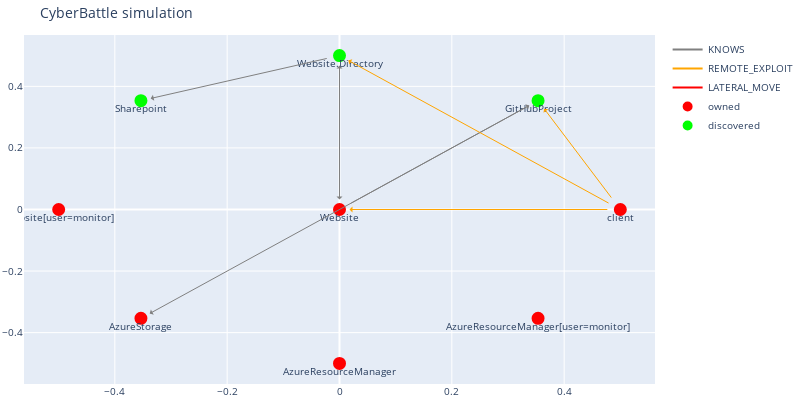

Notebook cell for this chart:
### Code cell
# 6 
outcome_mysqlleak = c2.run_remote_attack('client', 'Website.Directory', 'NavigateWebDirectoryFurther')
sharepoint_url = c2.run_remote_attack('client', 'Website.Directory', 'NavigateWebDirectory')
dbg.plot_discovered_network()

### Figure 1 — Plotly figure (JSON) as saved in the notebook; plotly's stock layout.template omitted (floating-point values rounded to 4 significant figures)
{"data": [{"line": {"color": "gray"}, "mode": "lines", "name": "KNOWS", "type": "scatter", "x": [0], "y": [0]}, {"line": {"color": "orange"}, "mode": "lines", "name": "REMOTE_EXPLOIT", "type": "scatter", "x": [0], "y": [0]}, {"line": {"color": "red"}, "mode": "lines", "name": "LATERAL_MOVE", "type": "scatter", "x": [0], "y": [0]}, {"hoverinfo": "text", "marker": {"color": "#D32F2E", "line": {"color": "rgb(255,0,0)", "width": 8}, "size": 5, "symbol": "circle-dot"}, "mode": "markers+text", "name": "owned", "text": ["Website", "Website[user=monitor]", "AzureStorage", "AzureResourceManager", "AzureResourceManager[user=monitor]", "client"], "textposition": "bottom center", "type": "scatter", "x": [0, -0.5, -0.3536, 5.962e-09, 0.3536, 0.5], "y": [0, -4.371e-08, -0.3536, -0.5, -0.3536, 8.742e-08]}, {"hoverinfo": "text", "marker": {"color": "#0e9d00", "line": {"color": "rgb(0,255,0)", "width": 8}, "size": 5, "symbol": "circle-dot"}, "mode": "markers+text", "name": "discovered", "text": ["GitHubProject", "Website.Directory", "Sharepoint"], "textposition": "bottom center", "type": "scatter", "x": [0.3536, -1.689e-07, -0.3536], "y": [0.3536, 0.5, 0.3536]}], "layout": {"annotations": [{"align": "center", "arrowcolor": "gray", "arrowhead": 1, "arrowsize": 1, "arrowwidth": 1, "ax": 0, "axref": "x", "ay": 0, "ayref": "y", "hovertext": "KNOWS", "opacity": 1, "showarrow": true, "standoff": 10, "startstandoff": 10, "x": 0.3536, "xref": "x", "y": 0.3536, "yref": "y"}, {"align": "center", "arrowcolor": "gray", "arrowhead": 1, "arrowsize": 1, "arrowwidth": 1, "ax": 0, "axref": "x", "ay": 0, "ayref": "y", "hovertext": "KNOWS", "opacity": 1, "showarrow": true, "standoff": 10, "startstandoff": 10, "x": -1.689e-07, "xref": "x", "y": 0.5, "yref": "y"}, {"align": "center", "arrowcolor": "gray", "arrowhead": 1, "arrowsize": 1, "arrowwidth": 1, "ax": -1.689e-07, "axref": "x", "ay": 0.5, "ayref": "y", "hovertext": "KNOWS", "opacity": 1, "showarrow": true, "standoff": 10, "startstandoff": 10, "x": 0, "xref": "x", "y": 0, "yref": "y"}, {"align": "center", "arrowcolor": "gray", "arrowhead": 1, "arrowsize": 1, "arrowwidth": 1, "ax": -1.689e-07, "axref": "x", "ay": 0.5, "ayref": "y", "hovertext": "KNOWS", "opacity": 1, "showarrow": true, "standoff": 10, "startstandoff": 10, "x": -0.3536, "xref": "x", "y": 0.3536, "yref": "y"}, {"align": "center", "arrowcolor": "gray", "arrowhead": 1, "arrowsize": 1, "arrowwidth": 1, "ax": 0.3536, "axref": "x", "ay": 0.3536, "ayref": "y", "hovertext": "KNOWS", "opacity": 1, "showarrow": true, "standoff": 10, "startstandoff": 10, "x": -0.3536, "xref": "x", "y": -0.3536, "yref": "y"}, {"align": "center", "arrowcolor": "orange", "arrowhead": 1, "arrowsize": 1, "arrowwidth": 1, "ax": 0.5, "axref": "x", "ay": 8.742e-08, "ayref": "y", "hovertext": "REMOTE_EXPLOIT", "opacity": 1, "showarrow": true, "standoff": 10, "startstandoff": 10, "x": 0, "xref": "x", "y": 0, "yref": "y"}, {"align": "center", "arrowcolor": "orange", "arrowhead": 1, "arrowsize": 1, "arrowwidth": 1, "ax": 0.5, "axref": "x", "ay": 8.742e-08, "ayref": "y", "hovertext": "REMOTE_EXPLOIT", "opacity": 1, "showarrow": true, "standoff": 10, "startstandoff": 10, "x": 0.3536, "xref": "x", "y": 0.3536, "yref": "y"}, {"align": "center", "arrowcolor": "orange", "arrowhead": 1, "arrowsize": 1, "arrowwidth": 1, "ax": 0.5, "axref": "x", "ay": 8.742e-08, "ayref": "y", "hovertext": "REMOTE_EXPLOIT", "opacity": 1, "showarrow": true, "standoff": 10, "startstandoff": 10, "x": -1.689e-07, "xref": "x", "y": 0.5, "yref": "y"}], "autosize": false, "font": {"size": 10}, "height": 400, "hovermode": "closest", "margin": {"b": 15, "l": 2, "r": 2, "t": 35}, "showlegend": true, "title": {"text": "CyberBattle simulation"}, "width": 800}}
